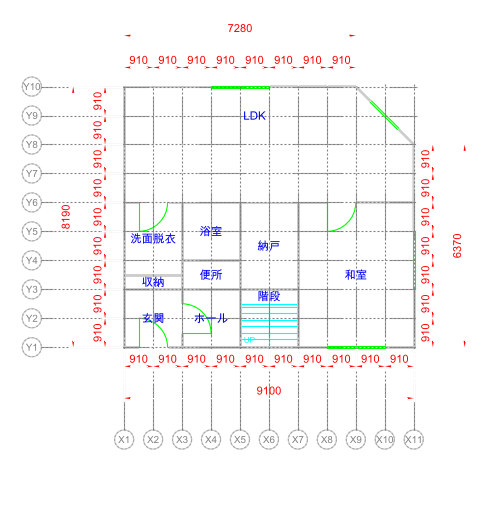

This chart was generated by the following Python code:
#!/usr/bin/env python3
# -*- coding: utf-8 -*-
"""
T002 : 木造2階建て 1階平面図（作図のみ）
armC_loop : 検証ループ版

方針:
- 壁は「壁芯を±60でオフセットした帯」を shapely で構築 -> unary_union -> 開口を difference
  -> できたポリゴンの境界線(外殻+室の穴)を WALL レイヤに作図。
  これにより T字接合は自動でトリムされ、開口部は壁が欠き込まれる。
- 開口記号(ドア=戸+開き弧 / 窓=ガラス2本線)は OPENING レイヤに別途作図。
- 寸法は実 DIMENSION エンティティ(add_linear_dim)で 4系統38本。
"""

import math
import ezdxf
from ezdxf.enums import TextEntityAlignment
from shapely.geometry import Polygon, LineString, MultiPolygon
from shapely.ops import unary_union
from shapely.geometry.polygon import orient

OUT = "/Users/boss/dev/01_projects/big-business/cad-bench/attempts/T002/armC_loop.dxf"
PNG = "/Users/boss/dev/01_projects/big-business/cad-bench/attempts/T002/armC_loop.png"

T = 120.0            # 壁厚
H = T / 2.0          # 60 芯振り分け
OVERCUT = 80.0       # 開口を壁厚方向に貫通させるための余裕(壁面より外へは無害)

# ---------- spec データ ----------
GX = {"X1":0,"X2":910,"X3":1820,"X4":2730,"X5":3640,"X6":4550,
      "X7":5460,"X8":6370,"X9":7280,"X10":8190,"X11":9100}
GY = {"Y1":0,"Y2":910,"Y3":1820,"Y4":2730,"Y5":3640,"Y6":4550,
      "Y7":5460,"Y8":6370,"Y9":7280,"Y10":8190}

EXT_CENTER = [(0,0),(9100,0),(9100,6370),(7280,8190),(0,8190)]  # 外周壁芯 閉ポリゴン

INTERIOR_WALLS = {
    "I1": ((1820,0),(1820,4550)),
    "I2": ((3640,0),(3640,4550)),
    "I3": ((5460,0),(5460,4550)),
    "I4": ((0,1820),(5460,1820)),
    "I5": ((0,2275),(1820,2275)),
    "I6": ((1820,2730),(3640,2730)),
    "I7": ((0,4550),(9100,4550)),
}

# 外周壁: 開口の t 座標計算のための from/to (順序が spec 準拠)
EXT_WALL_SEG = {
    "W-S": ((0,0),(9100,0)),
    "W-E": ((9100,0),(9100,6370)),
    "W-D": ((9100,6370),(7280,8190)),
    "W-N": ((0,8190),(7280,8190)),
    "W-W": ((0,0),(0,8190)),
}

ROOMS = [
    ("玄関",     [(0,0),(1820,0),(1820,1820),(0,1820)]),
    ("収納",     [(0,1820),(1820,1820),(1820,2275),(0,2275)]),
    ("洗面脱衣", [(0,2275),(1820,2275),(1820,4550),(0,4550)]),
    ("ホール",   [(1820,0),(3640,0),(3640,1820),(1820,1820)]),
    ("便所",     [(1820,1820),(3640,1820),(3640,2730),(1820,2730)]),
    ("浴室",     [(1820,2730),(3640,2730),(3640,4550),(1820,4550)]),
    ("階段",     [(3640,0),(5460,0),(5460,1820),(3640,1820)]),
    ("納戸",     [(3640,1820),(5460,1820),(5460,4550),(3640,4550)]),
    ("和室",     [(5460,0),(9100,0),(9100,4550),(5460,4550)]),
    ("LDK",      [(0,4550),(9100,4550),(9100,6370),(7280,8190),(0,8190)]),
]

# openings: (id, type, wall, t0, t1)
OPENINGS = [
    ("O1","door","W-S",455,1365),
    ("O2","window","W-S",6370,8190),
    ("O3","window","W-E",1820,3640),
    ("O4","window","W-D",700,1900),
    ("O5","window","W-N",2730,4550),
    ("O6","door","I1",455,1365),
    ("O7","door","I7",455,1365),
    ("O8","door","I7",6370,7280),
]

# ドアの向き: hinge=t0側 or t1側,  swing_sign = 開く側(法線符号: +1 = rot90ccw方向, -1 = 反対)
DOOR_CFG = {
    "O1": {"hinge":"t0","swing":+1},   # 玄関へ(+y)  wall +x, ccw法線=+y
    "O6": {"hinge":"t0","swing":-1},   # I1縦 上向きu(+y), -1=+x = ホール側へ開く
    "O7": {"hinge":"t0","swing":-1},   # I7横 +x, -1=-y = 洗面脱衣側へ開く
    "O8": {"hinge":"t0","swing":-1},   # I7横 +x, -1=-y = 和室側へ開く
}

STAIR_TREADS = [
    [(3700,260),(4550,260)],[(3700,460),(4550,460)],[(3700,660),(4550,660)],
    [(3700,860),(4550,860)],[(3700,1060),(4550,1060)],[(3700,1260),(4550,1260)],
    [(4550,260),(5400,260)],[(4550,460),(5400,460)],[(4550,660),(5400,660)],
    [(4550,860),(5400,860)],[(4550,1060),(5400,1060)],[(4550,1260),(5400,1260)],
    [(3700,1360),(5400,1360)],[(4550,60),(4550,1360)],
]
UP_AT = (3760,140)

DIM_CHAINS = [
    {"id":"D-S","dir":"x","at":0,   "st":[0,910,1820,2730,3640,4550,5460,6370,7280,8190,9100],"overall":9100,"base":-600, "obase":-1600},
    {"id":"D-W","dir":"y","at":0,   "st":[0,910,1820,2730,3640,4550,5460,6370,7280,8190],       "overall":8190,"base":-600, "obase":-1600},
    {"id":"D-E","dir":"y","at":9100,"st":[0,910,1820,2730,3640,4550,5460,6370],                  "overall":6370,"base":9700, "obase":10700},
    {"id":"D-N","dir":"x","at":8190,"st":[0,910,1820,2730,3640,4550,5460,6370,7280],             "overall":7280,"base":8790, "obase":9790},
]

# ---------- ベクトル小道具 ----------
def unit(a,b):
    dx,dy=b[0]-a[0],b[1]-a[1]
    L=math.hypot(dx,dy)
    return (dx/L,dy/L),L
def rot90ccw(u): return (-u[1],u[0])
def add(p,v,s=1.0): return (p[0]+v[0]*s,p[1]+v[1]*s)

def wall_rect(a,b):
    """壁芯 a-b を ±H でオフセットした矩形(端は芯端まで)"""
    u,_=unit(a,b); n=rot90ccw(u)
    return Polygon([add(a,n,H),add(b,n,H),add(b,n,-H),add(a,n,-H)])

def opening_cut(a,b,t0,t1):
    """壁芯 a-b の from(a) から距離 t0..t1, 壁厚方向は貫通(OVERCUT)"""
    u,_=unit(a,b); n=rot90ccw(u)
    p0=add(a,u,t0); p1=add(a,u,t1)
    return Polygon([add(p0,n,OVERCUT),add(p1,n,OVERCUT),
                    add(p1,n,-OVERCUT),add(p0,n,-OVERCUT)])

def opening_points(wall_id,t0,t1):
    """開口の中心線 P0,P1 と (u,n) を返す"""
    if wall_id in EXT_WALL_SEG:
        a,b=EXT_WALL_SEG[wall_id]
    else:
        a,b=INTERIOR_WALLS[wall_id]
    u,_=unit(a,b); n=rot90ccw(u)
    return add(a,u,t0),add(a,u,t1),u,n,a,b

# ================= DXF 構築 =================
doc=ezdxf.new("R2010",setup=True)
doc.header["$LTSCALE"]=25       # 1:100 で通り芯の破線が読める
doc.header["$INSUNITS"]=4       # mm
doc.header["$MEASUREMENT"]=1    # metric
msp=doc.modelspace()

# レイヤ
LAYER_DEF={
    "GRID":  {"color":8, "ltype":"CENTER"},
    "WALL":  {"color":7},
    "OPENING":{"color":3},
    "DIM":   {"color":1},
    "ROOM":  {"color":5},
    "TEXT":  {"color":7},
    "STAIR": {"color":4},
}
for name,cfg in LAYER_DEF.items():
    lay=doc.layers.add(name,color=cfg["color"])
    if cfg.get("ltype"): lay.dxf.linetype=cfg["ltype"]

# テキストスタイル(日本語)
if "JP" not in doc.styles:
    try:
        doc.styles.add("JP",font="msgothic.ttf")
    except Exception:
        doc.styles.add("JP")

# 寸法スタイル
if "PLAN" in doc.dimstyles: doc.dimstyles.remove("PLAN")
ds=doc.dimstyles.add("PLAN")
ds.dxf.dimtxt=2.5      # 文字高(×dimscale)
ds.dxf.dimasz=2.0      # 矢印
ds.dxf.dimexe=1.0
ds.dxf.dimexo=0.6
ds.dxf.dimgap=0.8
ds.dxf.dimscale=100.0  # 1:100 -> 図面上で読める大きさに
ds.dxf.dimlfac=1.0     # 表示値=実寸(mm)
ds.dxf.dimdec=0
ds.dxf.dimtad=1        # 寸法線上に文字
ds.dxf.dimtxsty="JP"
ds.dxf.dimclrt=1

# ---------- 壁 ----------
wall_polys=[wall_rect(*EXT_WALL_SEG["W-S"])]  # placeholder, rebuild below properly
wall_polys=[]
# 外周: 芯ポリゴンを ±H オフセットしてリング
cl=Polygon(EXT_CENTER)
outer=cl.buffer(H, join_style=2, mitre_limit=10)
inner=cl.buffer(-H, join_style=2, mitre_limit=10)
ext_ring=outer.difference(inner)
wall_polys.append(ext_ring)
# 内壁
for wid,(a,b) in INTERIOR_WALLS.items():
    wall_polys.append(wall_rect(a,b))

assembly=unary_union(wall_polys)

# 開口を差し引く
cuts=[]
for oid,otype,wid,t0,t1 in OPENINGS:
    if wid in EXT_WALL_SEG:
        a,b=EXT_WALL_SEG[wid]
    else:
        a,b=INTERIOR_WALLS[wid]
    cuts.append(opening_cut(a,b,t0,t1))
assembly=assembly.difference(unary_union(cuts))

def iter_polys(geom):
    if isinstance(geom,MultiPolygon):
        for g in geom.geoms: yield orient(g,1.0)   # 外周CCW / 穴CW に正規化
    elif isinstance(geom,Polygon):
        yield orient(geom,1.0)

# 壁ポシェ(薄いソリッドハッチ) : 各ポリゴンごとに個別ハッチ(穴を確実に抜く)
for poly in iter_polys(assembly):
    hatch=msp.add_hatch(dxfattribs={"layer":"WALL"})
    hatch.rgb=(205,205,205)
    hatch.set_solid_fill()
    hatch.dxf.hatch_style=ezdxf.const.HATCH_STYLE_NESTED
    hatch.paths.add_polyline_path(list(poly.exterior.coords),is_closed=True,
                                  flags=ezdxf.const.BOUNDARY_PATH_EXTERNAL)
    for ring in poly.interiors:
        hatch.paths.add_polyline_path(list(ring.coords),is_closed=True,
                                      flags=ezdxf.const.BOUNDARY_PATH_DEFAULT)

# WALL 境界線(ハッチの上に黒で)
for poly in iter_polys(assembly):
    msp.add_lwpolyline(list(poly.exterior.coords),
                       dxfattribs={"layer":"WALL","lineweight":35},close=True)
    for ring in poly.interiors:
        msp.add_lwpolyline(list(ring.coords),
                           dxfattribs={"layer":"WALL","lineweight":35},close=True)

# ---------- 開口記号 ----------
def draw_door(oid,wid,t0,t1):
    P0,P1,u,n,a,b=opening_points(wid,t0,t1)
    w=t1-t0
    cfg=DOOR_CFG[oid]
    if cfg["hinge"]=="t0":
        hinge=P0; along=u          # along = hinge->反対ジャンブ方向
    else:
        hinge=P1; along=(-u[0],-u[1])
    swing = n if cfg["swing"]>0 else (-n[0],-n[1])
    tip=add(hinge,swing,w)         # 開いた戸先
    # 戸(葉)
    msp.add_line(hinge,tip,dxfattribs={"layer":"OPENING"})
    # 開き弧: along方向(閉)から swing方向(開)まで90度
    a_al=math.degrees(math.atan2(along[1],along[0]))%360
    a_sw=math.degrees(math.atan2(swing[1],swing[0]))%360
    d=(a_sw-a_al)%360
    if abs(d-90)<1: sa,ea=a_al,a_sw
    else:           sa,ea=a_sw,a_al
    msp.add_arc(center=hinge,radius=w,start_angle=sa,end_angle=ea,
                dxfattribs={"layer":"OPENING"})

def draw_window(wid,t0,t1):
    P0,P1,u,n,a,b=opening_points(wid,t0,t1)
    for off in (30,-30):
        s=add(P0,n,off); e=add(P1,n,off)
        msp.add_line(s,e,dxfattribs={"layer":"OPENING"})

for oid,otype,wid,t0,t1 in OPENINGS:
    if otype=="door": draw_door(oid,wid,t0,t1)
    else:             draw_window(wid,t0,t1)

# ---------- 階段 ----------
for s,e in STAIR_TREADS:
    msp.add_line(s,e,dxfattribs={"layer":"STAIR"})
msp.add_text("UP",dxfattribs={"layer":"STAIR","height":180,"style":"JP"}).set_placement(
    UP_AT,align=TextEntityAlignment.LEFT)

# ---------- 通り芯 + 符号 ----------
GBUB=300
X_BUB_Y=-2900
Y_BUB_X=-2900
for lbl,x in GX.items():
    msp.add_line((x,X_BUB_Y+GBUB),(x,8290),dxfattribs={"layer":"GRID"})
    msp.add_circle((x,X_BUB_Y),GBUB,dxfattribs={"layer":"GRID"})
    msp.add_text(lbl,dxfattribs={"layer":"GRID","height":220,"style":"JP"}).set_placement(
        (x,X_BUB_Y),align=TextEntityAlignment.MIDDLE_CENTER)
for lbl,y in GY.items():
    msp.add_line((Y_BUB_X+GBUB,y),(9200,y),dxfattribs={"layer":"GRID"})
    msp.add_circle((Y_BUB_X,y),GBUB,dxfattribs={"layer":"GRID"})
    msp.add_text(lbl,dxfattribs={"layer":"GRID","height":220,"style":"JP"}).set_placement(
        (Y_BUB_X,y),align=TextEntityAlignment.MIDDLE_CENTER)

# ---------- 室名 ----------
ROOM_LABEL_OVERRIDE={"階段":(4550,1600)}  # 段板を避ける
for name,poly in ROOMS:
    if name in ROOM_LABEL_OVERRIDE:
        px,py=ROOM_LABEL_OVERRIDE[name]
    else:
        p=Polygon(poly).representative_point(); px,py=p.x,p.y
    msp.add_text(name,dxfattribs={"layer":"ROOM","height":260,"style":"JP"}).set_placement(
        (px,py),align=TextEntityAlignment.MIDDLE_CENTER)

# ---------- 寸法 ----------
def linear(p1,p2,base,ang):
    dim=msp.add_linear_dim(base=base,p1=p1,p2=p2,angle=ang,
                           dimstyle="PLAN",dxfattribs={"layer":"DIM"})
    dim.render()

for ch in DIM_CHAINS:
    st=ch["st"]; at=ch["at"]
    if ch["dir"]=="x":
        ang=0
        for i in range(len(st)-1):
            linear((st[i],at),(st[i+1],at),(0,ch["base"]),ang)
        linear((st[0],at),(st[-1],at),(0,ch["obase"]),ang)
    else:
        ang=90
        for i in range(len(st)-1):
            linear((at,st[i]),(at,st[i+1]),(ch["base"],0),ang)
        linear((at,st[0]),(at,st[-1]),(ch["obase"],0),ang)

# ---------- タイトル(TEXTレイヤ) ----------
msp.add_text("木造2階建て 1階平面図",dxfattribs={"layer":"TEXT","height":400,"style":"JP"}).set_placement(
    (0,-4200),align=TextEntityAlignment.LEFT)
msp.add_text("S=1:100  単位:mm",dxfattribs={"layer":"TEXT","height":260,"style":"JP"}).set_placement(
    (0,-4900),align=TextEntityAlignment.LEFT)

doc.saveas(OUT)
print("saved",OUT)

# ================= 自己検証 =================
print("\n=== geometry self-check ===")
# 1) 壁厚: 各壁芯中点で ±(H-1) は壁内, ±(H+2) は壁外
def check_thickness(a,b,label):
    u,_=unit(a,b); n=rot90ccw(u)
    mid=((a[0]+b[0])/2,(a[1]+b[1])/2)
    from shapely.geometry import Point
    inside_ok = assembly.contains(Point(add(mid,n,H-2))) and assembly.contains(Point(add(mid,n,-(H-2))))
    outside_ok = (not assembly.contains(Point(add(mid,n,H+3)))) and (not assembly.contains(Point(add(mid,n,-(H+3)))))
    print(f"  {label:5s} thickness inside={inside_ok} outside={outside_ok}")
for wid,(a,b) in EXT_WALL_SEG.items(): check_thickness(a,b,wid)
for wid,(a,b) in INTERIOR_WALLS.items(): check_thickness(a,b,wid)

# 2) 開口: 開口中央で壁芯上に壁が無い(欠き込み確認)
from shapely.geometry import Point
print("  -- openings notched? --")
for oid,otype,wid,t0,t1 in OPENINGS:
    P0,P1,u,n,a,b=opening_points(wid,(t0+t1)/2,(t0+t1)/2)
    center=P0
    notched = not assembly.contains(Point(center))
    print(f"  {oid} {wid} notched={notched}")

# 3) 寸法エンティティ数
dims=[e for e in msp if e.dxftype()=="DIMENSION"]
print(f"  DIMENSION count = {len(dims)} (expect 38)")

# ================= レンダリング =================
import matplotlib
matplotlib.use("Agg")
matplotlib.rcParams["font.family"]=["Hiragino Sans","AppleGothic","sans-serif"]
import matplotlib.pyplot as plt
from ezdxf.addons.drawing import RenderContext,Frontend
from ezdxf.addons.drawing.matplotlib import MatplotlibBackend

def render(path,xlim=None,ylim=None,figsize=(16,16),dpi=150):
    fig=plt.figure(figsize=figsize)
    ax=fig.add_axes([0,0,1,1])
    ctx=RenderContext(doc)
    Frontend(ctx,MatplotlibBackend(ax)).draw_layout(msp,finalize=True)
    ax.set_axis_off()
    if xlim: ax.set_xlim(*xlim)
    if ylim: ax.set_ylim(*ylim)
    fig.savefig(path,dpi=dpi,facecolor="white")
    plt.close(fig)
    print("rendered",path)

render(PNG)
render(PNG.replace(".png","_ne.png"),xlim=(6000,9600),ylim=(5500,8600),figsize=(10,10))  # 斜め壁NE
render(PNG.replace(".png","_sw.png"),xlim=(-500,4000),ylim=(-500,3200),figsize=(10,8))   # 玄関/T字/I5
render(PNG.replace(".png","_stair.png"),xlim=(3400,5700),ylim=(-200,2100),figsize=(9,9)) # 階段
render(PNG.replace(".png","_tee.png"),xlim=(1550,2100),ylim=(1600,3000),figsize=(6,10)) # I5→I1 T字
